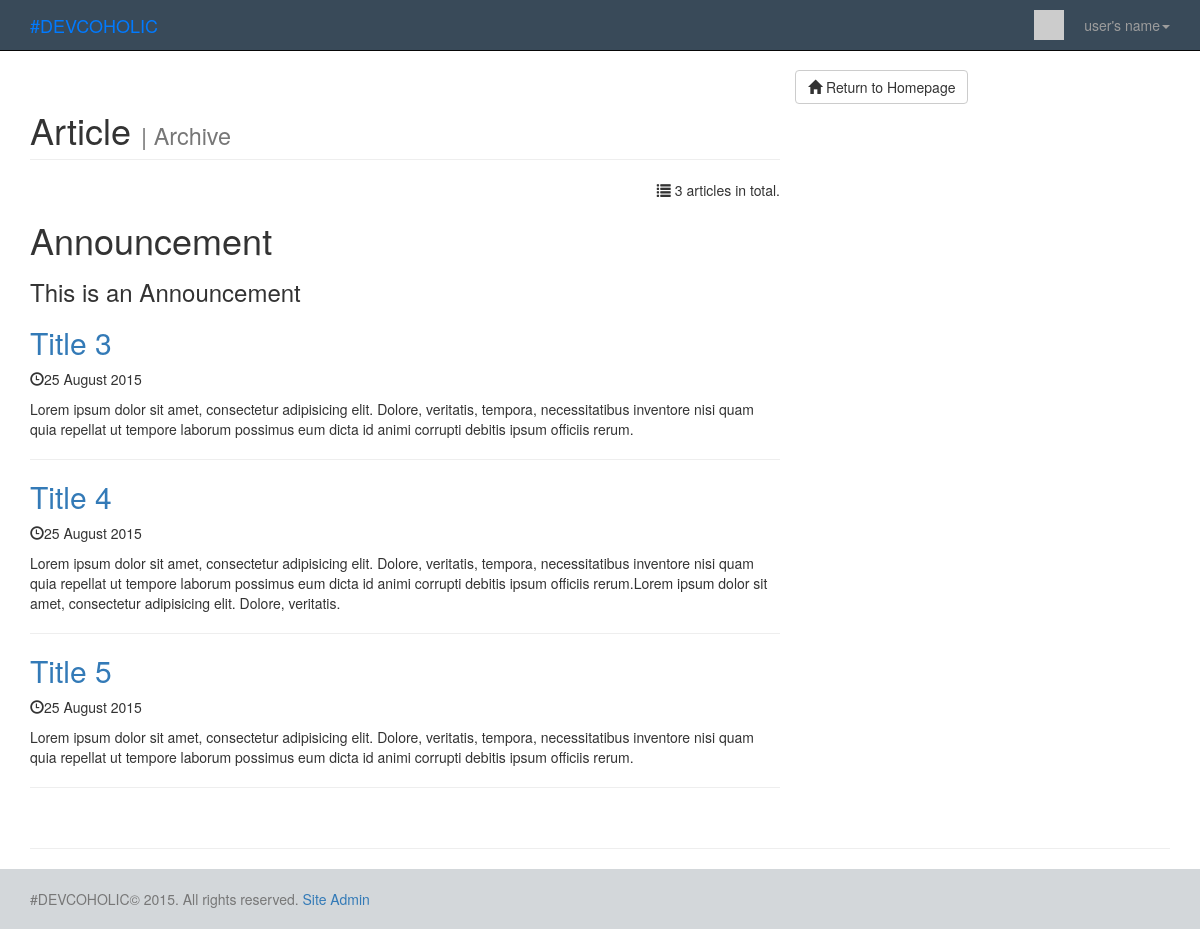
The page /?action=archive&categoryId=1 on the database its author committed.
### tables this page shows
CREATE TABLE IF NOT EXISTS `categories` (
  `id` smallint(5) unsigned NOT NULL,
  `name` varchar(255) NOT NULL,
  `description` text NOT NULL
);

CREATE TABLE IF NOT EXISTS `articles` (
  `id` smallint(5) unsigned NOT NULL,
  `publicationDate` date NOT NULL,
  `categoryId` smallint(5) unsigned NOT NULL,
  `title` varchar(255) NOT NULL,
  `summary` text NOT NULL,
  `content` mediumtext NOT NULL
);

### classes/category.php (called while the page is built, shortened)
<?php
class Category
{
  public function __construct( $data=array() ) {
    if ( isset( $data['name'] ) ) $this->name = preg_replace ( "/[^\.\,\-\_\'\"\@\?\!\:\$ a-zA-Z0-9()]/", "", $data['name'] );
    if ( isset( $data['description'] ) ) $this->description = preg_replace ( "/[^\.\,\-\_\'\"\@\?\!\:\$ a-zA-Z0-9()]/", "", $data['description'] );
  }
  public static function getById( $id ) {
    $conn = new PDO( DB_DSN, DB_USERNAME, DB_PASSWORD );
    $sql = "SELECT * FROM categories WHERE id = :id";
    $st = $conn->prepare( $sql );
    $st->bindValue( ":id", $id, PDO::PARAM_INT );
    $st->execute();
    $row = $st->fetch();
    if ( $row ) return new Category( $row );
  }
  public static function getList( $numRows=1000000, $order="name ASC" ) {
    $conn = new PDO( DB_DSN, DB_USERNAME, DB_PASSWORD );
    $sql = "SELECT SQL_CALC_FOUND_ROWS * FROM categories
            ORDER BY " . mysql_escape_string($order) . " LIMIT :numRows";
    $st = $conn->prepare( $sql );
    $st->bindValue( ":numRows", $numRows, PDO::PARAM_INT );
    $st->execute();
    $list = array();
    while ( $row = $st->fetch() ) {
      $category = new Category( $row );
      $list[] = $category;
    }
    $sql = "SELECT FOUND_ROWS() AS totalRows";
    $totalRows = $conn->query( $sql )->fetch();
    return ( array ( "results" => $list, "totalRows" => $totalRows[0] ) );
  }
}
?>

### classes/article.php (called while the page is built, shortened)
<?php
class Article
{
  public function __construct( $data=array() ) {
    if ( isset( $data['id'] ) ) $this->id = (int) $data['id'];
    if ( isset( $data['publicationDate'] ) ) $this->publicationDate = (int) $data['publicationDate'];
    if ( isset( $data['title'] ) ) $this->title = preg_replace ( "/[^\.\,\-\_\'\"\@\?\!\:\$ a-zA-Z0-9()]/", "", $data['title'] );
    if ( isset( $data['summary'] ) ) $this->summary = preg_replace ( "/[^\.\,\-\_\'\"\@\?\!\:\$ a-zA-Z0-9()]/", "", $data['summary'] );
  }
  public static function getList( $numRows=1000000, $categoryId=null, $order="publicationDate DESC" ) {
    $conn = new PDO( DB_DSN, DB_USERNAME, DB_PASSWORD );
    $categoryClause = $categoryId ? "WHERE categoryId = :categoryId" : "";
    $sql = "SELECT SQL_CALC_FOUND_ROWS *, UNIX_TIMESTAMP(publicationDate) AS publicationDate
            FROM articles $categoryClause
            ORDER BY " . mysql_escape_string($order) . " LIMIT :numRows";
    $st = $conn->prepare( $sql );
    $st->bindValue( ":numRows", $numRows, PDO::PARAM_INT );
    if ( $categoryId ) $st->bindValue( ":categoryId", $categoryId, PDO::PARAM_INT );
    $st->execute();
    $list = array();
    while ( $row = $st->fetch() ) {
      $article = new Article( $row );
      $list[] = $article;
    }
    $sql = "SELECT FOUND_ROWS() AS totalRows";
    $totalRows = $conn->query( $sql )->fetch();
    return ( array ( "results" => $list, "totalRows" => $totalRows[0] ) );
  }
}
?>

### templates/archive.php (the view)
<?php include "templates/include/header.php" ?>
            <div class="col-md-8">
              <h1 class="page-header">
                 Article
                    <small> | Archive</small>
                </h1>
                 <p style="text-align: right">
                  <span class="glyphicon glyphicon-list"></span>
                      <?php echo $results['totalRows']?> article<?php echo ( $results['totalRows'] != 1 ) ? 's' : '' ?> in total.
                 </p>
                 <h1><?php echo htmlspecialchars( $results['pageHeading'] ) ?></h1>
<?php if ( $results['category'] ) { ?>
      <h3 class="categoryDescription"><?php echo htmlspecialchars( $results['category']->description ) ?></h3>
<?php } ?>
                <?php foreach ( $results['articles'] as $article ) { ?>
                   <h2>
                        <a href=".?action=viewArticle&amp;articleId=<?php echo $article->id?>"><?php echo htmlspecialchars( $article->title )?></a>
                  </h2>
                     <p><span class="glyphicon glyphicon-time"></span><?php echo date('j F Y', $article->publicationDate)?></p>
                   <p class="summary"><?php echo htmlspecialchars( $article->summary )?></p>
                  <hr>
                <?php } ?>
              <br>
            </div>
      <p> <a class="btn btn-default" href="./"> <span class="glyphicon glyphicon-home"></span> Return to Homepage</a></p>
<?php include "templates/include/footer.php" ?>

### css/style.css (style rules this page uses)
html, body { height: 100%; }

### css/blog-home.css (style rules this page uses)
body { padding-top: 70px; }

### rows shown on the page
categories: description "This is an Announcement"
articles: title "Title 3", publicationDate "25 August 2015", summary "Lorem ipsum dolor sit amet, consectetur adipisicing elit. Dolore, veritatis, tempora, necessitatibus inventore nisi quam quia repellat ut tempore laborum possimus eum dicta id animi corrupti debitis ipsum officiis rerum."
articles: title "Title 4", publicationDate "25 August 2015", summary "Lorem ipsum dolor sit amet, consectetur adipisicing elit. Dolore, veritatis, tempora, necessitatibus inventore nisi quam quia repellat ut tempore laborum possimus eum dicta id animi corrupti debitis ipsum officiis rerum.Lorem ipsum dolor sit amet, consectetur adipisicing elit. Dolore, veritatis."
articles: title "Title 5", publicationDate "25 August 2015", summary "Lorem ipsum dolor sit amet, consectetur adipisicing elit. Dolore, veritatis, tempora, necessitatibus inventore nisi quam quia repellat ut tempore laborum possimus eum dicta id animi corrupti debitis ipsum officiis rerum."

### other values the page prints
$results['totalRows'] "3"
$results['pageHeading'] "Announcement"
